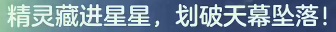
#> input picture src/assets/text.png, 336 x 32 px
$ python -i inventory.py   (imports and definitions only)
#> lines starting #> are read from the running program, lines starting #| are printed output that depends on the picture; after the words box and inside, x2 and y2 are one past the last pixel; in counts of white or black regions, pixels touching at a corner belong together
"""Local icon recognition + font-template digit OCR; no game state access."""
from pathlib import Path
from dataclasses import dataclass
import hashlib
import cv2
import numpy as np
from image_matching import read_image, feature_integrals, stable_match_peak, precise_correlation
from collections import OrderedDict


def glyph_normalize(mask):
    return cv2.resize(mask,(24,32),interpolation=cv2.INTER_AREA).astype(np.float32)/255


def icon_histogram(image):
    hsv=cv2.cvtColor(image,cv2.COLOR_BGR2HSV)
    mask=((hsv[:,:,1]>45)&(hsv[:,:,2]>55)).astype(np.uint8)*255
    hist=cv2.calcHist([hsv],[0,1],mask,[24,8],[0,180,0,256])
    cv2.normalize(hist,hist,1,0,cv2.NORM_L1)
    return hist


class DigitReader:
    # [84 lines left out: functions __init__, read, read_gray, _read, not called in this run]


@dataclass
class BallRead:
    key: str | None
    amount: int
    icon: np.ndarray
    slot: int
    quality: float
    icon_quality: float=0.


@dataclass
class BagRead:
    visible: bool
    valid: bool
    balls: list
    compact: bool=False
    reason: str=''
    header_score: float=0.
    layout: dict | None=None


class InventoryDetector:
    # [279 lines left out: functions __init__, identify, _identify, region, normalize, header_gray and 5 more, not called in this run]


class BagStabilizer:
    def __init__(self):self.reset()
    def reset(self):self.previous=None;self.frames=0;self.since=None
    # [11 lines left out: function push, not called in this run]


class InventorySession:
    """Only snapshot-to-snapshot changes are knowable from images."""
    def __init__(self):
        self.rows={};self.initialized=False;self.last_signature=None

    # [18 lines left out: function apply, not called in this run]

>>> import cv2
>>> picture = cv2.imread('assets/text.png')
#> picture is the input picture: shape (32, 336, 3); mean B, G, R 156.3, 139.9, 116.4
>>> result = icon_histogram(picture)
#> in icon_histogram, `hsv=cv2.cvtColor(image,cv2.COLOR_BGR2HSV)`: hsv: shape (32, 336, 3); mean H, S, V 97.7, 84.3, 160
#> in icon_histogram, `mask=((hsv[:,:,1]>45)&(hsv[:,:,2]>55)).astype(np.uint8)*255`:
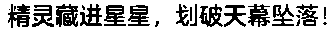
#> mask: shape (32, 336); 69.4% white; 25 black regions (9 under 20 px), largest, box (x1, y1, x2, y2) and area: (56, 4, 78, 27) 352, (8, 4, 30, 28) 305, (104, 5, 126, 26) 286

$ run again, on src/assets/tip_occlusion.png
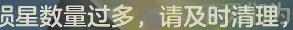
#> input picture src/assets/tip_occlusion.png, 293 x 30 px
#> picture is the input picture: shape (30, 293, 3); mean B, G, R 125.4, 141, 134.7
#> hsv: shape (30, 293, 3); mean H, S, V 52.3, 45.6, 144
#> in icon_histogram, `mask=((hsv[:,:,1]>45)&(hsv[:,:,2]>55)).astype(np.uint8)*255`:
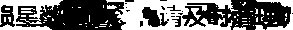
#> mask: shape (30, 293); 41.6% white; 75 white regions (66 under 20 px), largest, box (x1, y1, x2, y2) and area: (106, 0, 238, 30) 2101, (0, 0, 63, 30) 798, (256, 0, 293, 30) 277
